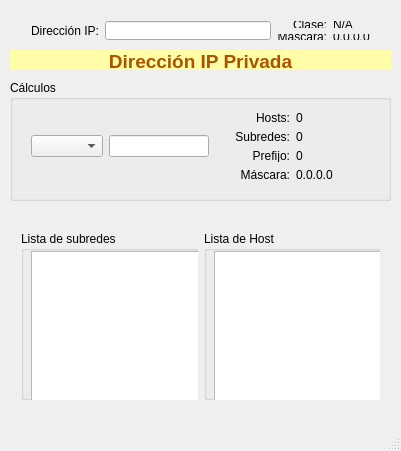
<?xml version="1.0" encoding="UTF-8"?>
<ui version="4.0">
 <class>calcIP</class>
 <widget class="QMainWindow" name="calcIP">
  <property name="geometry">
   <rect>
    <x>0</x>
    <y>0</y>
    <width>401</width>
    <height>451</height>
   </rect>
  </property>
  <property name="windowTitle">
   <string>calcIP</string>
  </property>
  <widget class="QWidget" name="centralWidget">
   <widget class="QGroupBox" name="groupBox">
    <property name="geometry">
     <rect>
      <x>10</x>
      <y>80</y>
      <width>381</width>
      <height>121</height>
     </rect>
    </property>
    <property name="title">
     <string>Cálculos</string>
    </property>
    <widget class="QWidget" name="layoutWidget">
     <property name="geometry">
      <rect>
       <x>10</x>
       <y>20</y>
       <width>361</width>
       <height>92</height>
      </rect>
     </property>
     <layout class="QHBoxLayout" name="horizontalLayout_4">
      <item>
       <layout class="QHBoxLayout" name="horizontalLayout_3">
        <item>
         <widget class="QComboBox" name="opCombo"/>
        </item>
        <item>
         <widget class="QLineEdit" name="opValue">
          <property name="enabled">
           <bool>true</bool>
          </property>
          <property name="sizePolicy">
           <sizepolicy hsizetype="Minimum" vsizetype="Fixed">
            <horstretch>0</horstretch>
            <verstretch>0</verstretch>
           </sizepolicy>
          </property>
          <property name="minimumSize">
           <size>
            <width>30</width>
            <height>0</height>
           </size>
          </property>
          <property name="maximumSize">
           <size>
            <width>100</width>
            <height>16777215</height>
           </size>
          </property>
         </widget>
        </item>
       </layout>
      </item>
      <item>
       <layout class="QVBoxLayout" name="verticalLayout_3">
        <property name="spacing">
         <number>6</number>
        </property>
        <property name="sizeConstraint">
         <enum>QLayout::SetDefaultConstraint</enum>
        </property>
        <property name="leftMargin">
         <number>0</number>
        </property>
        <item>
         <widget class="QLabel" name="hostsLabel">
          <property name="text">
           <string>Hosts:</string>
          </property>
          <property name="alignment">
           <set>Qt::AlignRight|Qt::AlignTrailing|Qt::AlignVCenter</set>
          </property>
         </widget>
        </item>
        <item>
         <widget class="QLabel" name="subnetsLabel">
          <property name="text">
           <string>Subredes:</string>
          </property>
          <property name="alignment">
           <set>Qt::AlignRight|Qt::AlignTrailing|Qt::AlignVCenter</set>
          </property>
         </widget>
        </item>
        <item>
         <widget class="QLabel" name="prefixLabel">
          <property name="text">
           <string>Prefijo:</string>
          </property>
          <property name="alignment">
           <set>Qt::AlignRight|Qt::AlignTrailing|Qt::AlignVCenter</set>
          </property>
         </widget>
        </item>
        <item>
         <widget class="QLabel" name="nmaskLabel">
          <property name="text">
           <string>Máscara:</string>
          </property>
          <property name="alignment">
           <set>Qt::AlignRight|Qt::AlignTrailing|Qt::AlignVCenter</set>
          </property>
         </widget>
        </item>
       </layout>
      </item>
      <item>
       <layout class="QVBoxLayout" name="verticalLayout_4">
        <item>
         <widget class="QLabel" name="hostsValue">
          <property name="text">
           <string>0</string>
          </property>
         </widget>
        </item>
        <item>
         <widget class="QLabel" name="subnetsValue">
          <property name="text">
           <string>0</string>
          </property>
         </widget>
        </item>
        <item>
         <widget class="QLabel" name="prefixValue">
          <property name="text">
           <string>0</string>
          </property>
         </widget>
        </item>
        <item>
         <widget class="QLabel" name="nmaskValue">
          <property name="text">
           <string>0.0.0.0</string>
          </property>
         </widget>
        </item>
       </layout>
      </item>
     </layout>
    </widget>
   </widget>
   <widget class="QWidget" name="layoutWidget">
    <property name="geometry">
     <rect>
      <x>20</x>
      <y>10</y>
      <width>361</width>
      <height>41</height>
     </rect>
    </property>
    <layout class="QHBoxLayout" name="horizontalLayout_2">
     <item>
      <layout class="QHBoxLayout" name="horizontalLayout">
       <item>
        <widget class="QLabel" name="ipLabel">
         <property name="text">
          <string>Dirección IP:</string>
         </property>
        </widget>
       </item>
       <item>
        <widget class="QLineEdit" name="ipLineEdit">
         <property name="toolTip">
          <string extracomment="Dirección IP a calcular."/>
         </property>
         <property name="statusTip">
          <string extracomment="Dirección IP a calcular."/>
         </property>
         <property name="maxLength">
          <number>17</number>
         </property>
        </widget>
       </item>
      </layout>
     </item>
     <item>
      <layout class="QVBoxLayout" name="verticalLayout">
       <item>
        <widget class="QLabel" name="ipClassLabel">
         <property name="text">
          <string>Clase:</string>
         </property>
         <property name="alignment">
          <set>Qt::AlignRight|Qt::AlignTrailing|Qt::AlignVCenter</set>
         </property>
        </widget>
       </item>
       <item>
        <widget class="QLabel" name="ipMaskLabel">
         <property name="text">
          <string>Máscara:</string>
         </property>
         <property name="alignment">
          <set>Qt::AlignRight|Qt::AlignTrailing|Qt::AlignVCenter</set>
         </property>
        </widget>
       </item>
      </layout>
     </item>
     <item>
      <layout class="QVBoxLayout" name="verticalLayout_2">
       <item>
        <widget class="QLabel" name="ipClassValue">
         <property name="text">
          <string>N/A</string>
         </property>
        </widget>
       </item>
       <item>
        <widget class="QLabel" name="ipMaskValue">
         <property name="text">
          <string>0.0.0.0</string>
         </property>
        </widget>
       </item>
      </layout>
     </item>
    </layout>
   </widget>
   <widget class="QLabel" name="privateLabel">
    <property name="geometry">
     <rect>
      <x>10</x>
      <y>50</y>
      <width>381</width>
      <height>20</height>
     </rect>
    </property>
    <property name="text">
     <string>&lt;!DOCTYPE HTML PUBLIC &quot;-//W3C//DTD HTML 4.0//EN&quot; &quot;http://www.w3.org/TR/REC-html40/strict.dtd&quot;&gt;
&lt;html&gt;&lt;head&gt;&lt;meta name=&quot;qrichtext&quot; content=&quot;1&quot; /&gt;&lt;style type=&quot;text/css&quot;&gt;
p, li { white-space: pre-wrap; }
&lt;/style&gt;&lt;/head&gt;&lt;body style=&quot; font-family:'Droid Sans'; font-size:11pt; font-weight:400; font-style:normal;&quot;&gt;
&lt;p align=&quot;center&quot; style=&quot; margin-top:0px; margin-bottom:0px; margin-left:0px; margin-right:0px; -qt-block-indent:0; text-indent:0px; background-color:#fffda7;&quot;&gt;&lt;span style=&quot; font-size:14pt; font-weight:600; color:#aa5500;&quot;&gt;Dirección IP Privada&lt;/span&gt;&lt;/p&gt;&lt;/body&gt;&lt;/html&gt;</string>
    </property>
    <property name="textFormat">
     <enum>Qt::RichText</enum>
    </property>
   </widget>
   <widget class="QWidget" name="">
    <property name="geometry">
     <rect>
      <x>10</x>
      <y>220</y>
      <width>381</width>
      <height>191</height>
     </rect>
    </property>
    <layout class="QHBoxLayout" name="horizontalLayout_5">
     <item>
      <widget class="QGroupBox" name="groupBox_2">
       <property name="title">
        <string>Lista de subredes</string>
       </property>
       <widget class="QListWidget" name="subnetsList">
        <property name="geometry">
         <rect>
          <x>10</x>
          <y>20</y>
          <width>171</width>
          <height>161</height>
         </rect>
        </property>
        <property name="cursor" stdset="0">
         <cursorShape>PointingHandCursor</cursorShape>
        </property>
       </widget>
      </widget>
     </item>
     <item>
      <widget class="QGroupBox" name="groupBox_3">
       <property name="title">
        <string>Lista de Host</string>
       </property>
       <widget class="QListWidget" name="hostsList">
        <property name="geometry">
         <rect>
          <x>10</x>
          <y>20</y>
          <width>171</width>
          <height>161</height>
         </rect>
        </property>
        <property name="cursor" stdset="0">
         <cursorShape>PointingHandCursor</cursorShape>
        </property>
       </widget>
      </widget>
     </item>
    </layout>
   </widget>
   <zorder>layoutWidget</zorder>
   <zorder>groupBox</zorder>
   <zorder>groupBox_2</zorder>
   <zorder>groupBox_3</zorder>
   <zorder>privateLabel</zorder>
  </widget>
  <widget class="QStatusBar" name="statusBar"/>
 </widget>
 <layoutdefault spacing="6" margin="11"/>
 <resources/>
 <connections/>
</ui>
